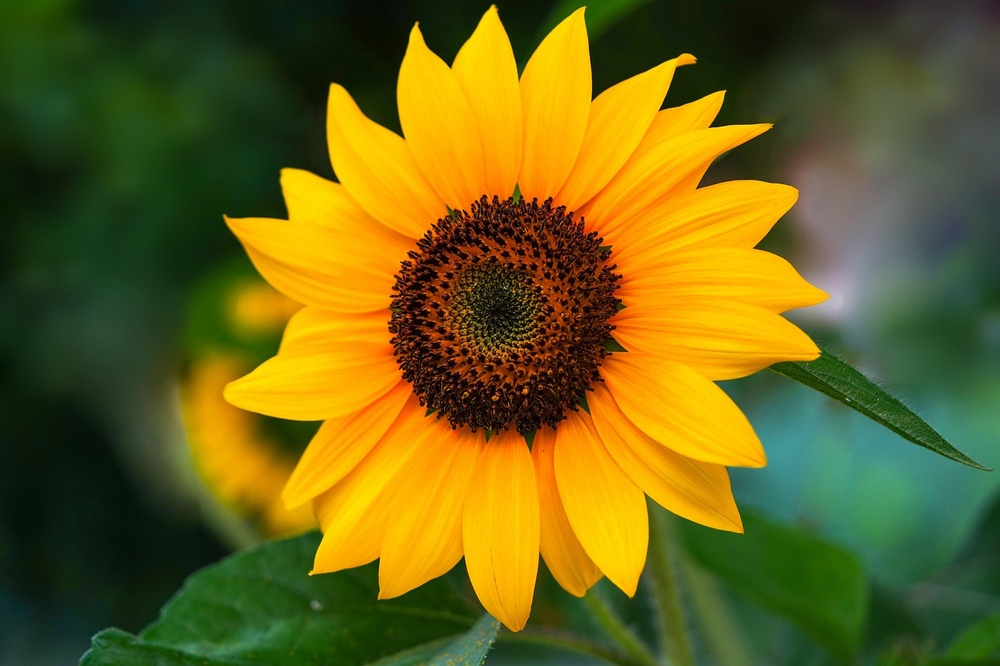
#> input picture Q1/octree/input_image.jpg, 1000 x 666 px, shrunk from 1280 x 853 before the run
$ python Octree.py
#> lines starting #> are read from the running program, lines starting #| are printed output that depends on the picture
#> the answer given: 3
from PIL import Image

def octree_quantize_image(input_path, output_path, max_colors):

    #Perform Octree color quantization on an image using Pillow's FASTOCTREE method.

    # Load the input image and convert to RGB mode.
    # Converting ensures the image uses standard red, green, blue channels,
#> called with input_path = 'input_image.jpg', output_path = 'out.png', max_colors = 3
    img = Image.open(input_path).convert('RGB')
#> img is the input picture: PIL image 1000x666 RGB; mean R, G, B 107.8, 99, 25.8

    print(f"Quantizing image to max {max_colors} colors using FASTOCTREE method...")

    # Perform quantization using Pillow's built-in octree quantizer.
    # How octree quantization works internally:
    # - The RGB color space is represented as a tree with up to 8 children per node (an octree).
    # - Each level of the tree examines one bit of the R, G, and B channels, dividing color space into smaller cubes.
    # - Colors from the image are inserted into the tree according to their bits, accumulating counts and sums.
    # - To reduce colors, the tree is pruned by merging nodes with similar colors until only max_colors leaves remain.
    # - The leaves of the tree become the palette colors used to represent the image.
    # This method efficiently groups similar colors and keeps those most visually relevant,
    # resulting in a palette-based (mode 'P') image with quality close to the original but fewer colors.

    quantized_img = img.quantize(colors=max_colors, method=Image.Quantize.FASTOCTREE)
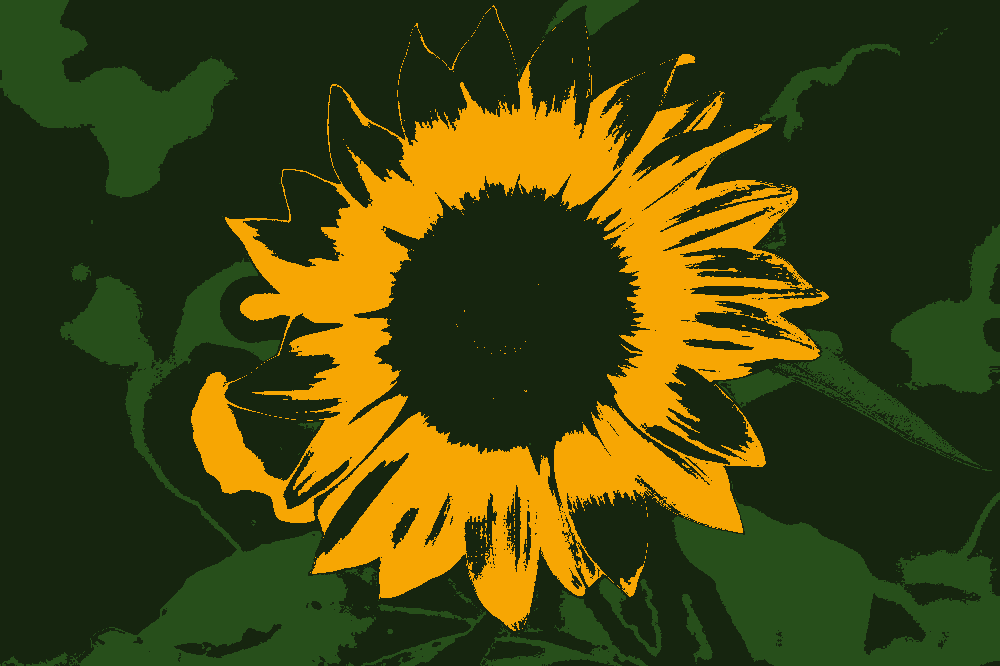
#> quantized_img: PIL image 1000x666 P; mean R, G, B 67.1, 68.2, 14.8

    # Save the quantized image in a file format supporting palette mode (PNG recommended).
    quantized_img.save(output_path)
    print(f"Quantized image saved to: {output_path}")


max_colors = int(input("Enter maximum number of colors (e.g., 256): "))
octree_quantize_image("input_image.jpg","out.png", max_colors)
